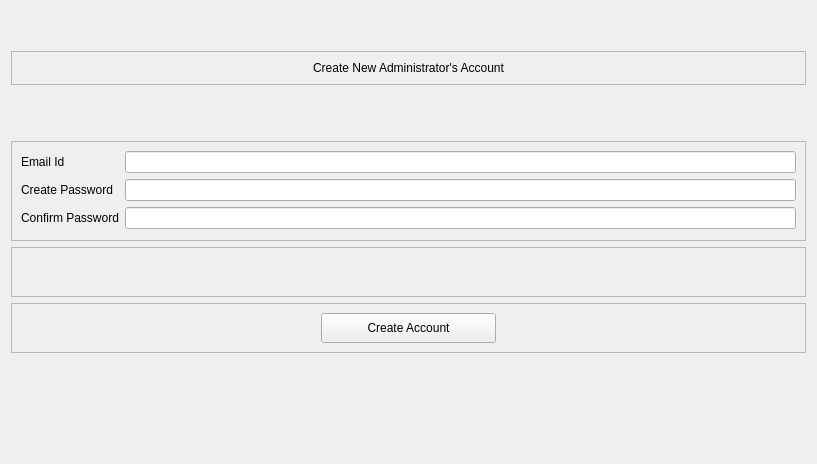
      <widget class="QWidget" name="addAdmin">
       <property name="styleSheet">
        <string notr="true">QLabel {
	font: 11pt &quot;Lucida Sans&quot;;
}</string>
       </property>
       <layout class="QVBoxLayout" name="verticalLayout">
        <item>
         <spacer name="verticalSpacer_3">
          <property name="orientation">
           <enum>Qt::Vertical</enum>
          </property>
          <property name="sizeType">
           <enum>QSizePolicy::Expanding</enum>
          </property>
          <property name="sizeHint" stdset="0">
           <size>
            <width>20</width>
            <height>40</height>
           </size>
          </property>
         </spacer>
        </item>
        <item>
         <widget class="QFrame" name="frame_9">
          <property name="maximumSize">
           <size>
            <width>16777215</width>
            <height>50</height>
           </size>
          </property>
          <property name="frameShape">
           <enum>QFrame::StyledPanel</enum>
          </property>
          <property name="frameShadow">
           <enum>QFrame::Raised</enum>
          </property>
          <layout class="QHBoxLayout" name="horizontalLayout_9">
           <item>
            <widget class="QLabel" name="label_20">
             <property name="styleSheet">
              <string notr="true">QLabel {
	font: 14pt &quot;Lucida Sans&quot;;
}</string>
             </property>
             <property name="text">
              <string>Create New Administrator's Account</string>
             </property>
             <property name="alignment">
              <set>Qt::AlignCenter</set>
             </property>
            </widget>
           </item>
          </layout>
         </widget>
        </item>
        <item>
         <spacer name="verticalSpacer_5">
          <property name="orientation">
           <enum>Qt::Vertical</enum>
          </property>
          <property name="sizeType">
           <enum>QSizePolicy::Expanding</enum>
          </property>
          <property name="sizeHint" stdset="0">
           <size>
            <width>20</width>
            <height>50</height>
           </size>
          </property>
         </spacer>
        </item>
        <item>
         <widget class="QFrame" name="frame_7">
          <property name="minimumSize">
           <size>
            <width>0</width>
            <height>100</height>
           </size>
          </property>
          <property name="styleSheet">
           <string notr="true"/>
          </property>
          <property name="frameShape">
           <enum>QFrame::StyledPanel</enum>
          </property>
          <property name="frameShadow">
           <enum>QFrame::Raised</enum>
          </property>
          <layout class="QFormLayout" name="formLayout">
           <item row="0" column="0">
            <widget class="QLabel" name="emailIdLabel">
             <property name="text">
              <string>Email Id</string>
             </property>
             <property name="buddy">
              <cstring>emailIdInput</cstring>
             </property>
            </widget>
           </item>
           <item row="0" column="1">
            <widget class="QLineEdit" name="emailIdInput"/>
           </item>
           <item row="1" column="0">
            <widget class="QLabel" name="createPasswordLabel">
             <property name="styleSheet">
              <string notr="true"/>
             </property>
             <property name="text">
              <string>Create Password</string>
             </property>
             <property name="alignment">
              <set>Qt::AlignLeading|Qt::AlignLeft|Qt::AlignVCenter</set>
             </property>
             <property name="buddy">
              <cstring>createPasswordInput</cstring>
             </property>
            </widget>
           </item>
           <item row="1" column="1">
            <widget class="QLineEdit" name="createPasswordInput">
             <property name="styleSheet">
              <string notr="true"/>
             </property>
            </widget>
           </item>
           <item row="2" column="0">
            <widget class="QLabel" name="confirmPasswordLabel">
             <property name="styleSheet">
              <string notr="true"/>
             </property>
             <property name="text">
              <string>Confirm Password</string>
             </property>
             <property name="alignment">
              <set>Qt::AlignCenter</set>
             </property>
             <property name="buddy">
              <cstring>confirmPasswordInput</cstring>
             </property>
            </widget>
           </item>
           <item row="2" column="1">
            <widget class="QLineEdit" name="confirmPasswordInput">
             <property name="styleSheet">
              <string notr="true"/>
             </property>
            </widget>
           </item>
          </layout>
         </widget>
        </item>
        <item>
         <widget class="QFrame" name="frame_10">
          <property name="minimumSize">
           <size>
            <width>0</width>
            <height>50</height>
           </size>
          </property>
          <property name="frameShape">
           <enum>QFrame::StyledPanel</enum>
          </property>
          <property name="frameShadow">
           <enum>QFrame::Raised</enum>
          </property>
          <layout class="QVBoxLayout" name="verticalLayout_9">
           <item>
            <widget class="QLabel" name="label_22">
             <property name="text">
              <string/>
             </property>
             <property name="alignment">
              <set>Qt::AlignCenter</set>
             </property>
            </widget>
           </item>
          </layout>
         </widget>
        </item>
        <item>
         <widget class="QFrame" name="frame_8">
          <property name="minimumSize">
           <size>
            <width>0</width>
            <height>50</height>
           </size>
          </property>
          <property name="frameShape">
           <enum>QFrame::StyledPanel</enum>
          </property>
          <property name="frameShadow">
           <enum>QFrame::Raised</enum>
          </property>
          <layout class="QHBoxLayout" name="horizontalLayout_8">
           <item>
            <spacer name="horizontalSpacer_10">
             <property name="orientation">
              <enum>Qt::Horizontal</enum>
             </property>
             <property name="sizeType">
              <enum>QSizePolicy::Expanding</enum>
             </property>
             <property name="sizeHint" stdset="0">
              <size>
               <width>300</width>
               <height>20</height>
              </size>
             </property>
            </spacer>
           </item>
           <item>
            <widget class="QPushButton" name="createNewAdminButton">
             <property name="minimumSize">
              <size>
               <width>175</width>
               <height>30</height>
              </size>
             </property>
             <property name="layoutDirection">
              <enum>Qt::LeftToRight</enum>
             </property>
             <property name="styleSheet">
              <string notr="true"/>
             </property>
             <property name="text">
              <string>Create Account</string>
             </property>
            </widget>
           </item>
           <item>
            <spacer name="horizontalSpacer_11">
             <property name="orientation">
              <enum>Qt::Horizontal</enum>
             </property>
             <property name="sizeType">
              <enum>QSizePolicy::Expanding</enum>
             </property>
             <property name="sizeHint" stdset="0">
              <size>
               <width>300</width>
               <height>20</height>
              </size>
             </property>
            </spacer>
           </item>
          </layout>
         </widget>
        </item>
        <item>
         <spacer name="verticalSpacer_4">
          <property name="orientation">
           <enum>Qt::Vertical</enum>
          </property>
          <property name="sizeType">
           <enum>QSizePolicy::Expanding</enum>
          </property>
          <property name="sizeHint" stdset="0">
           <size>
            <width>20</width>
            <height>100</height>
           </size>
          </property>
         </spacer>
        </item>
       </layout>
      </widget>
